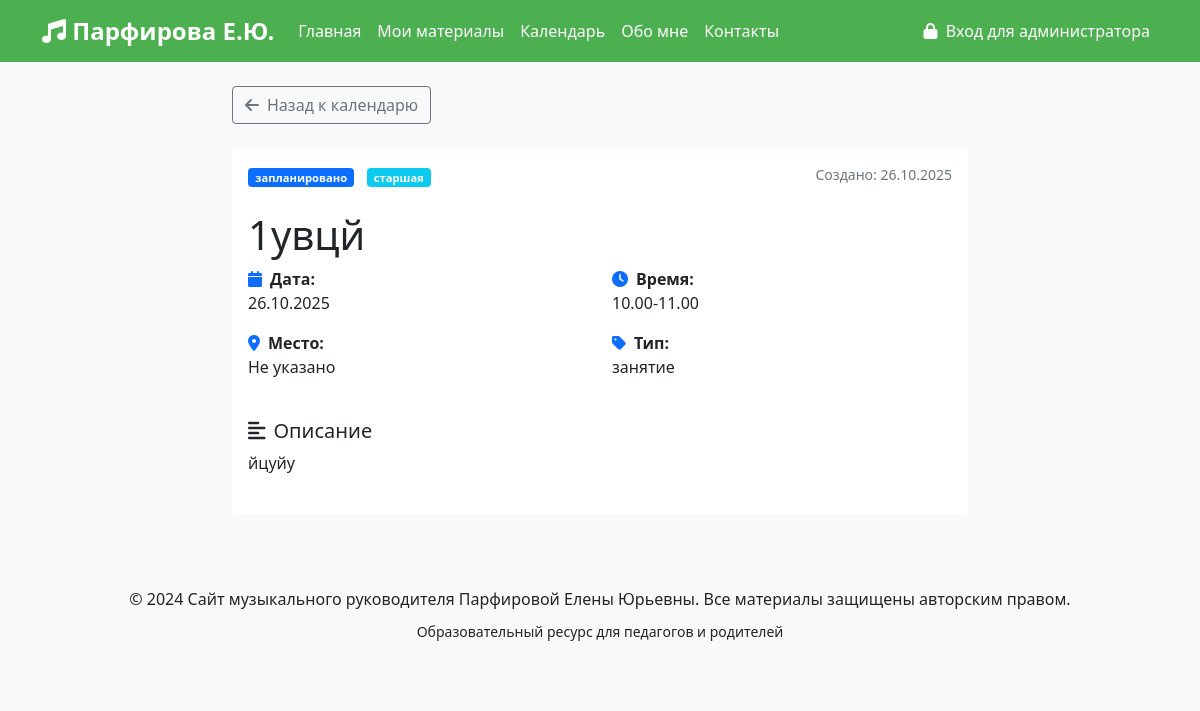
Screenshot of /event/1 with the database file from the repository.
### models.py (models this page shows, shortened)
class Event(db.Model):
    id = db.Column(db.Integer, primary_key=True)
    title = db.Column(db.String(200), nullable=False)
    description = db.Column(db.Text)
    event_date = db.Column(db.DateTime, nullable=False)
    event_time = db.Column(db.String(50))
    event_type = db.Column(db.String(50))
    age_group = db.Column(db.String(20))
    location = db.Column(db.String(100))
    participants = db.Column(db.Text)
    materials = db.Column(db.Text)
    notes = db.Column(db.Text)
    status = db.Column(db.String(20), default='запланировано')
    created_date = db.Column(db.DateTime, nullable=False, default=lambda: datetime.now(timezone.utc))
    updated_date = db.Column(db.DateTime, nullable=False, default=lambda: datetime.now(timezone.utc))

### app.py (the view)
@app.route('/event/<int:event_id>')
def event_detail(event_id):
    event = db.session.get(Event, event_id)
    if not event:
        abort(404)
    log_visit(f'event_{event_id}')
    return render_template('event_detail.html', event=event)

### app.py (called while the page is built)
def log_visit(page):
    visit = PageVisit(
        page=page,
        ip_address=request.remote_addr
    )
    db.session.add(visit)
    db.session.commit()

### templates/event_detail.html (shortened to what this page needs)
{% extends "base.html" %}
{% block content %}
<div class="container mt-4">
    <div class="row">
        <div class="col-lg-8 mx-auto">
            <div class="d-flex justify-content-between align-items-center mb-4">
                <a href="{{ url_for('calendar') }}" class="btn btn-outline-secondary">
                    <i class="fas fa-arrow-left me-2"></i>Назад к календарю
                </a>
            </div>
            <div class="card">
                <div class="card-body">
                    <div class="d-flex justify-content-between align-items-start mb-3">
                        <div>
                            <span
                                class="badge {% if event.status == 'completed' %}bg-success{% elif event.status == 'cancelled' %}bg-danger{% elif event.status == 'in_progress' %}bg-warning{% else %}bg-primary{% endif %} mb-2">
                                {{ event.status }}
                            </span>
                            <span class="badge bg-info ms-2">{{ event.age_group }}</span>
                        </div>
                        <small class="text-muted">
                            Создано: {{ event.created_date.strftime('%d.%m.%Y') }}
                        </small>
                    </div>
                    <h1 class="card-title">{{ event.title }}</h1>
                    <div class="row mb-4">
                        <div class="col-md-6">
                            <p><strong><i class="fas fa-calendar me-2 text-primary"></i>Дата:</strong><br>
                                {{ event.event_date.strftime('%d.%m.%Y') }}</p>
                        </div>
                        <div class="col-md-6">
                            <p><strong><i class="fas fa-clock me-2 text-primary"></i>Время:</strong><br>
                                {{ event.event_time or 'Не указано' }}</p>
                        </div>
                        <div class="col-md-6">
                            <p><strong><i class="fas fa-map-marker-alt me-2 text-primary"></i>Место:</strong><br>
                                {{ event.location or 'Не указано' }}</p>
                        </div>
                        <div class="col-md-6">
                            <p><strong><i class="fas fa-tag me-2 text-primary"></i>Тип:</strong><br>
                                {{ event.event_type }}</p>
                        </div>
                    </div>
                    {% if event.description %}
                    <div class="mb-4">
                        <h5><i class="fas fa-align-left me-2"></i>Описание</h5>
                        <p class="card-text">{{ event.description|replace('\n', '<br>')|safe }}</p>
                    </div>
                    {% endif %}
                </div>
            </div>
        </div>
    </div>
</div>
{% endblock %}

### static/css/style.css (style rules this page uses)
:root { --primary-color: #4CAF50; --secondary-color: #FFC107; --accent-color: #2196F3; }
body { font-family: 'Segoe UI', Tahoma, Geneva, Verdana, sans-serif; background-color: #f8f9fa; }
.card { transition: transform 0.3s ease, box-shadow 0.3s ease; border: none; }
.badge { font-size: 0.7rem; }
.card { animation: fadeIn 0.6s ease-out; }

### rows the page displays
Event: status "запланировано", age_group "старшая", created_date "26.10.2025", title "1увцй", event_date "26.10.2025", event_time "10.00-11.00", location "Не указано", event_type "занятие", description "йцуйу"
